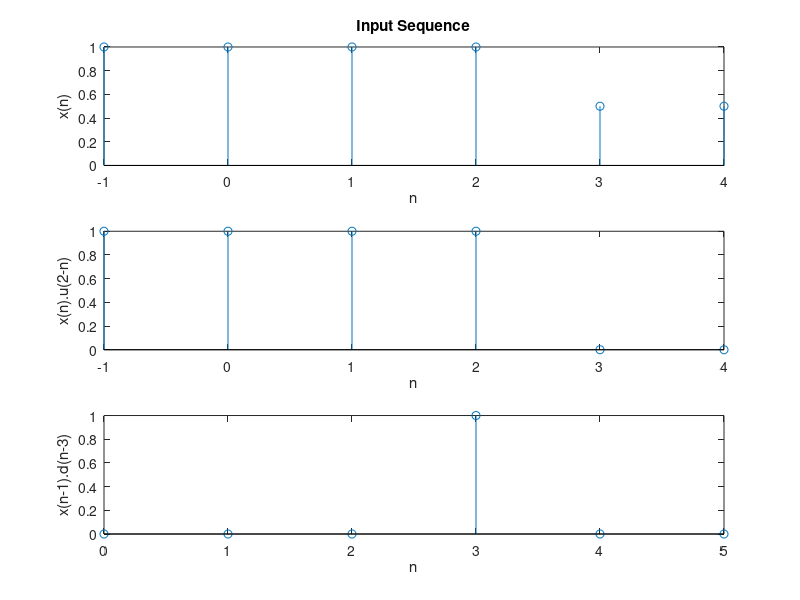

This chart was generated by the following MATLAB code:
x = [1,1,1,1,0.5,0.5];
n = -1:1:4;
n1 = 2-n;
figure;
%x(n)
subplot(3,1,1);
stem(n,x);
title('Input Sequence')
xlabel('n');
ylabel('x(n)');
%axis([-8 8 0 2]);

%x(n-1)u(2-n)
n0 = n+1;
n1 = 2-n;
unit = n1>=0;
xu=x.*unit
subplot(3,1,2);
stem(n,x.*unit);
xlabel('n');
ylabel('x(n).u(2-n)');
%axis([-8 8 0 2]);

%x(n-1)d(n-3)
n2 = n0-3;
impulse = n2==0;
xd=x.*impulse
subplot(3,1,3);
stem(n0,x.*impulse);
xlabel('n');
ylabel('x(n-1).d(n-3)');
%axis([-8 8 0 2]);